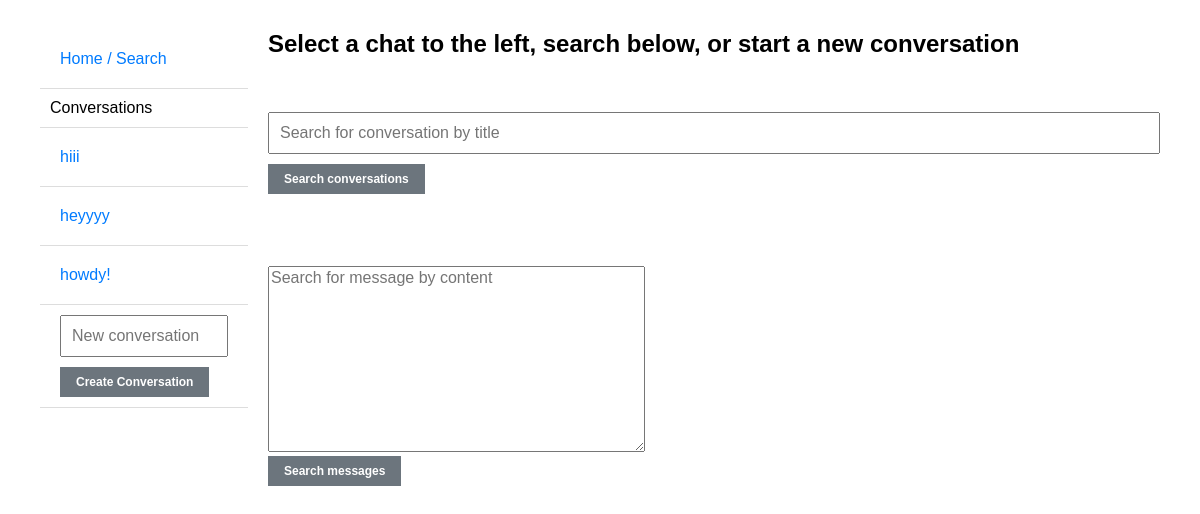
Before: / with the older database file.
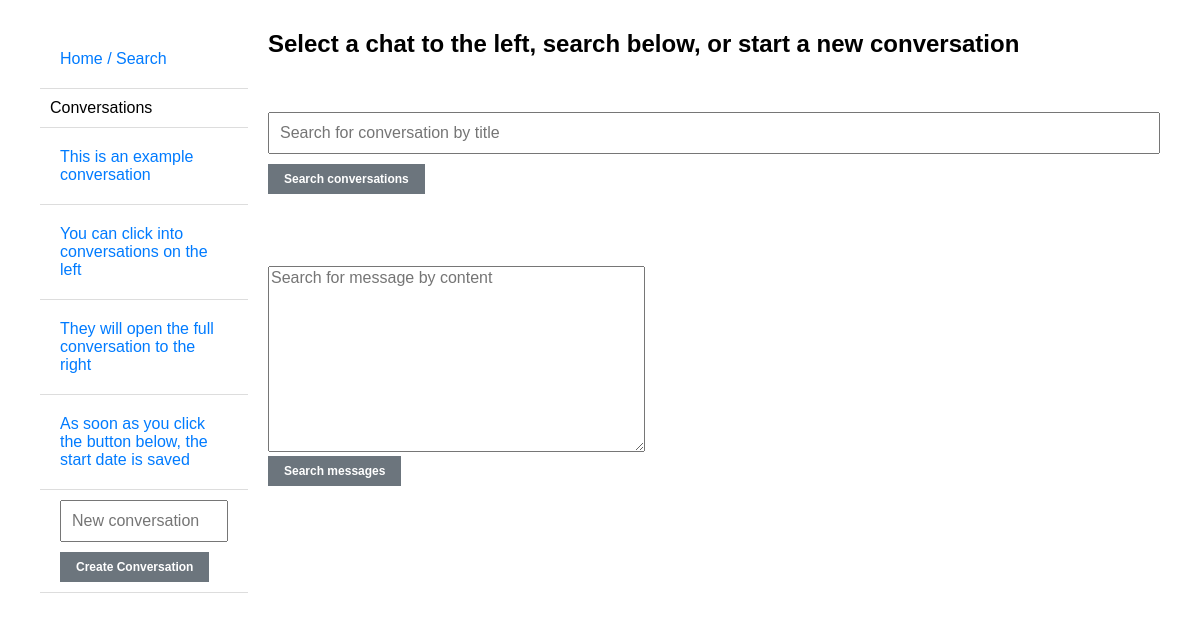
After: the same page with the newer database file.
### chat_app/models.py (models this page shows, shortened)
class Conversation(models.Model):
    title = models.CharField(max_length=255)
    start_date = models.DateField(default=date.today)

### chat_app/views.py (the view)
# urls.py: 2. Add a URL to urlpatterns:  path('', views.home, name='home')
def home(request):
    if 'search_context' in request.session:
        del request.session['search_context']
    conversations = Conversation.objects.all()
    conversation_form = ConversationForm()
    conversation_search_form = ConversationSearchForm()
    message_search_form = MessageSearchForm()
    if request.method == 'POST':
        if 'conversation_form_submit' in request.POST:
            conversation_form = ConversationForm(request.POST)
            if conversation_form.is_valid():
                conversation = conversation_form.save()
                return redirect('conversation_detail', pk=conversation.pk)
    if request.method == 'GET':
        if 'conversation_search_form_submit' in request.GET:
            conversation_search_form = ConversationSearchForm(request.GET)  # Pass request.GET data to the form
            if conversation_search_form.is_valid():
                print("GET REQUEST")
                title = conversation_search_form.cleaned_data.get('title')
                filtered_conversations = conversations.filter(title__icontains=title)
                print(list(filtered_conversations))
                context = {
                    'title': title,
                    'filtered_conversations': list(filtered_conversations.values_list('pk', flat=True)),
                }
                request.session['search_context'] = context
                return redirect('conversation_search_results', title)
        if 'message_search_form_submit' in request.GET:
            message_search_form = MessageSearchForm(request.GET)  # Pass request.GET data to the form
            if message_search_form.is_valid():
                messages = Message.objects.all()
                print("GET REQUEST")
                search_text = message_search_form.cleaned_data.get('text')
                filtered_messages = messages.filter(text__icontains=search_text)
                print(list(filtered_messages))
                context = {
                    'search_text': search_text,
                    'filtered_messages': list(filtered_messages.values_list('pk', flat=True)),
                }
                request.session['search_context'] = context
                return redirect('message_search_results', search_text)
    else:
        conversation_form = ConversationForm()
        conversation_search_form = ConversationSearchForm()
        message_search_form = MessageSearchForm()
    context = {
        'conversations': conversations,
        'conversation_form': conversation_form,
        'conversation_search_form': conversation_search_form,
        'message_search_form': message_search_form,
    }
    return render(request, 'home.html', context)

### chat_app/forms.py
class ConversationForm(forms.ModelForm):
    class Meta:
        model = Conversation
        fields = ['title']
        widgets = {'title': forms.TextInput(attrs={
            'placeholder': 'New conversation',
            'maxlength': Conversation._meta.get_field('title').max_length})
        }

class ConversationSearchForm(forms.ModelForm):
    class Meta:
        model = Conversation
        fields = ['title']
        widgets = {'title': forms.TextInput(attrs={
            'placeholder': 'Search for conversation by title',
            'maxlength': Conversation._meta.get_field('title').max_length})
        }

### chat_app/templates/home.html (shortened to what this page needs)
{% extends 'index.html' %}
{% block content %}
  <h1>Select a chat to the left, search below, or start a new conversation</h1>
  <br><br><br>
  <form method="get" class="new-conversation-form">
      {{ conversation_search_form.as_p }}
    <button type="submit" class="conversation-form-submit" name="conversation_search_form_submit">Search conversations</button>
  </form>
  <br><br><br><br>
  <form method="get" class="new-conversation-form">
      {{ message_search_form.as_p }}
    <button type="submit" class="conversation-form-submit" name="message_search_form_submit">Search messages</button>
  </form>
{% endblock %}

### chat_app/templates/index.html (shortened to what this page needs)
<!DOCTYPE html>
<html lang="en">
{% load static %}
<link rel="stylesheet" type="text/css" href="{% static 'css/custom_styles.css' %}">
<body>
    <div id="sidebar">
        <ul>
            {% block sidebar %}
            <ul class="conversations">
              <li class="conversation-list-item"><a href="{% url 'home' %}">Home / Search </a></li>
                <li class="conversation-list-item">Conversations</li>
                {% for conversation in conversations %}
                    <li class="conversation-list-item">
                        <a href="{% url 'conversation_detail' conversation.id %}">{{ conversation.title }}</a>
                    </li>
                {% endfor %}
                <li class="conversation-list-item">
                  <form method="post" class="new-conversation-form">
                    {{ conversation_form.as_p }}
                    <button type="submit" class="conversation-form-submit" name="conversation_form_submit">Create Conversation</button>
                  </form>
                </li>
            </ul>
            {% endblock %}
        </ul>
      </div>
      <div id="content">
          {% block content %}
          {% endblock %}
      </div>
</body>
</html>

Changed rows visible on the page:
removed Conversation: title "hiii"
removed Conversation: title "heyyyy"
removed Conversation: title "howdy!"
added Conversation: title "This is an example conversation"
added Conversation: title "You can click into conversations on the left"
added Conversation: title "They will open the full conversation to the right"
added Conversation: title "As soon as you click the button below, the start date is saved"
